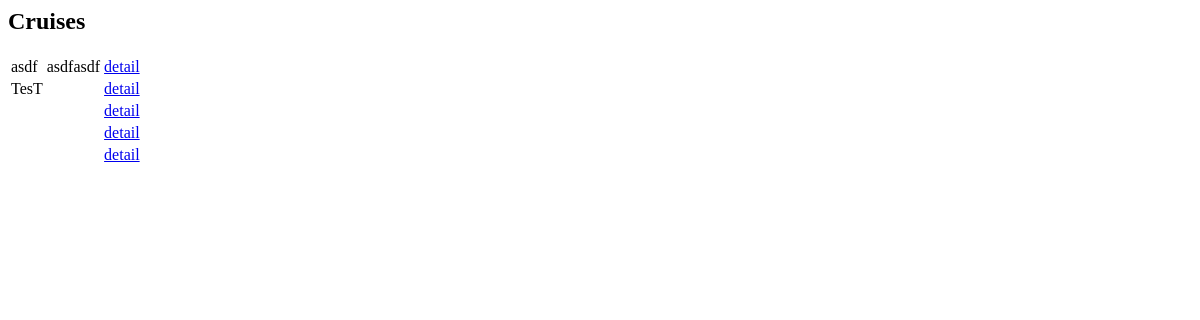
The page /cruises/ on the database as committed earlier.
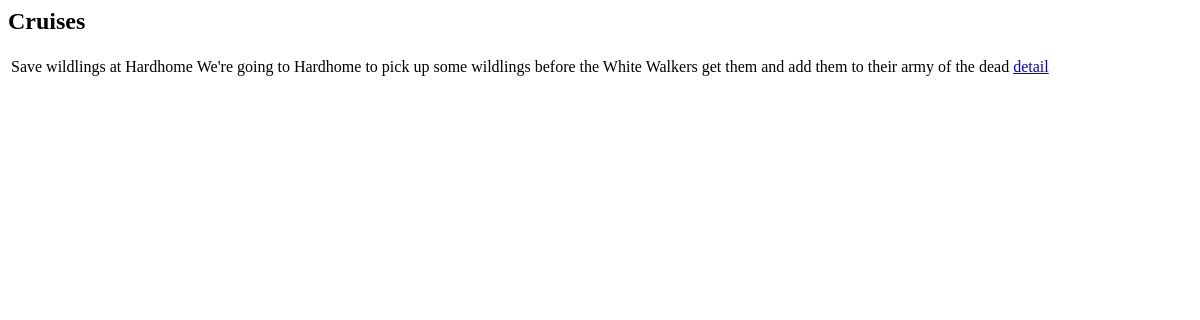
The same page on the database as committed later.
### reserver/models.py (models this page shows, shortened)
class Cruise(models.Model):
	cruise_leader = models.ForeignKey(User, related_name='cruise_leader')
	organization = models.ForeignKey(Organization, on_delete=models.SET_NULL, null=True)
	cruise_owner = models.ManyToManyField(User, related_name='cruise_owner', blank=True)
	cruise_name = models.CharField(max_length=200, blank=True, default='')
	cruise_description = models.CharField(max_length=1000, blank=True, default='')
	is_submitted = models.BooleanField(default=False)
	terms_accepted = models.BooleanField(default=False)
	cruise_approved = models.BooleanField(default=False)
	last_edit_date = models.DateTimeField(blank=True, null=True)
	submit_date = models.DateTimeField(blank=True, null=True)
	student_participation_ok = models.BooleanField(default=True)
	no_student_reason = models.CharField(max_length=200, blank=True, default='')
	management_of_change = models.CharField(max_length=200, blank=True, default='')
	safety_clothing_and_equipment = models.CharField(max_length=200,  blank=True, default='')
	safety_analysis_requirements = models.CharField(max_length=200, blank=True, default='')
	equipment_description = models.CharField(max_length=200, blank=True, default='')
	meals_on_board = models.CharField(max_length=471, blank=True, default='')
	number_of_participants = models.PositiveSmallIntegerField(blank=True, null=True)
	def was_edited_recently(self):
		now = timezone.now()
		return now - datetime.timedelta(days=1) <= self.edit_date <= now
	was_edited_recently.admin_order_field = 'edit_date'
	was_edited_recently.boolean = True
	was_edited_recently.short_description = 'Edited recently?'

### reserver/views.py (the view)
# urls.py: url(r'^cruises/', CruiseList.as_view(), name='cruise-list'),
class CruiseList(ListView):
	model = Cruise
	template_name = 'reserver/cruise_list.html'

### reserver/templates/reserver/cruise_list.html
{% block content %}
    <h2>Cruises</h2>
	{% if cruise_list %}
		<table id="cruises">
			{% for cruise in cruise_list %}
				<tr>
					<td>{{ cruise.cruise_name }}</td>
					<td>{{ cruise.cruise_description }}</td>
					<td><a href="/cruises/{{ cruise.id }}/" class="see_detail">detail</a></td>
				</tr>
			{% endfor %}
		</table>
	{% else %}
		<h3>Your cruises</h3>
		<p>No cruises found :(</p>
	{% endif %}
{% endblock %}

Rows that differ between the two databases and show on the page:
removed Cruise: cruise_name "asdf", cruise_description "asdfasdf"
removed Cruise: cruise_name "TesT"
added Cruise: cruise_name "Save wildlings at Hardhome", cruise_description "We're going to Hardhome to pick up some wildlings before the White Walkers get them and add them to their army of the dead"
